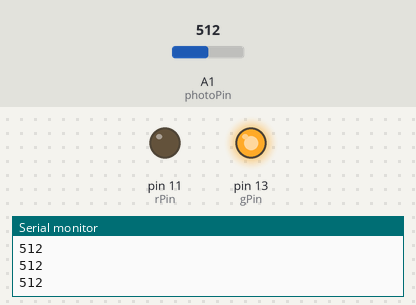
Bench run of a sketch on a simulated Arduino Uno, built with avr-gcc and run on an emulated ATmega328P. Shown: output pins drawn as LEDs (lit = HIGH), the last lines printed to the serial monitor. Inputs (shaded band) come from the test bench; at power-on: A1 (photoPin) = 512.

Above: at 1.2 s.
1.3 s: A1 (photoPin) set to 109
3.2 s: A1 (photoPin) set to 89
At 4.9 s:
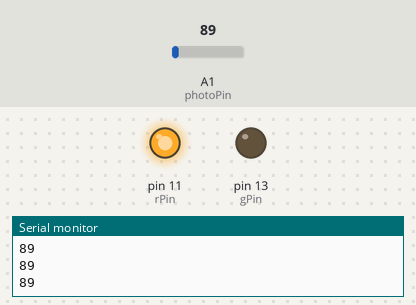
5.2 s: A1 (photoPin) set to 110
At 6.7 s:
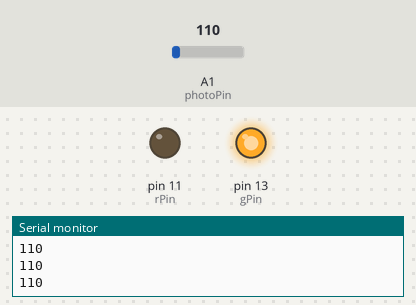
7.0 s: A1 (photoPin) set to 90
At 8.5 s:
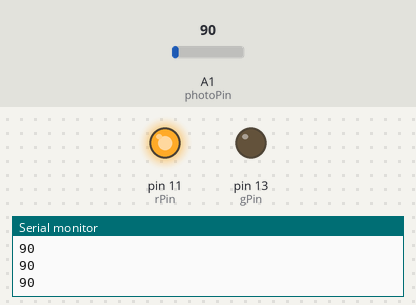
Timing chart, 0 to 10.0 s (numbered marks = the images above; inputs shaded):
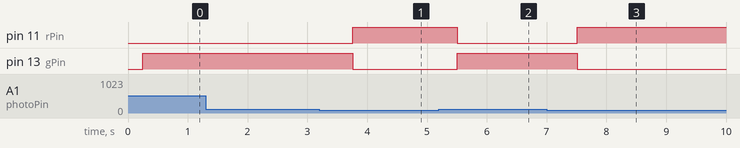

Measured:
- the behaviour switches between 101 and 100 on A1 (photoPin) (found by bisection; images 0 and 1)
- after the input at 3.2 s, pin 11 (rPin): LOW → HIGH after 0.55 s; pin 13 (gPin): HIGH → LOW after 0.55 s
- after the input at 5.2 s, pin 11 (rPin): HIGH → LOW after 0.31 s; pin 13 (gPin): LOW → HIGH after 0.31 s
- after the input at 7.0 s, pin 11 (rPin): LOW → HIGH after 0.51 s; pin 13 (gPin): HIGH → LOW after 0.51 s

The sketch:

photoSensor.ino.ino
```cpp
int photoPin = A1;
int rPin = 11;
int gPin = 13;
int lightVal;
int limit = 100;
int wait = 250;

void setup() {
  // put your setup code here, to run once:
  pinMode(photoPin,INPUT);
  pinMode(rPin,OUTPUT);
  pinMode(gPin,OUTPUT);
  Serial.begin(9600);
}

void loop() {
  // put your main code here, to run repeatedly:
  lightVal=analogRead(photoPin);
  Serial.println(lightVal);
  delay(wait);

  while(lightVal<=limit){
    digitalWrite(rPin,HIGH);
    digitalWrite(gPin,LOW);
    lightVal=analogRead(photoPin);
    Serial.println(lightVal);
    delay(wait);
  }

  while(lightVal>limit){
    digitalWrite(rPin,LOW);
    digitalWrite(gPin,HIGH);
    lightVal=analogRead(photoPin);
    Serial.println(lightVal);
    delay(wait);
  }
}
```
